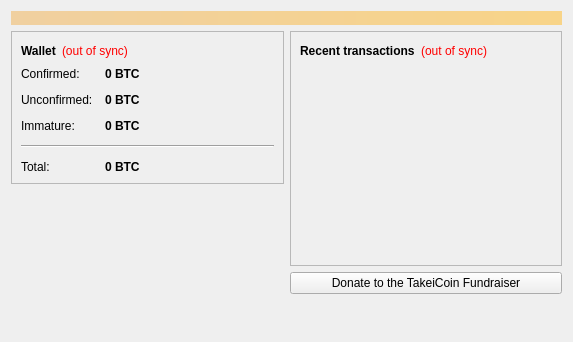
<?xml version="1.0" encoding="UTF-8"?>
<ui version="4.0">
 <class>OverviewPage</class>
 <widget class="QWidget" name="OverviewPage">
  <property name="geometry">
   <rect>
    <x>0</x>
    <y>0</y>
    <width>573</width>
    <height>342</height>
   </rect>
  </property>
  <property name="windowTitle">
   <string>Form</string>
  </property>
  <layout class="QVBoxLayout" name="topLayout">
   <item>
    <widget class="QLabel" name="labelAlerts">
     <property name="visible">
      <bool>false</bool>
     </property>
     <property name="styleSheet">
      <string notr="true">background-color: qlineargradient(x1: 0, y1: 0, x2: 1, y2: 0, stop:0 #F0D0A0, stop:1 #F8D488); color:#000000;</string>
     </property>
     <property name="wordWrap">
      <bool>true</bool>
     </property>
     <property name="margin">
      <number>3</number>
     </property>
    </widget>
   </item>
   <item>
    <layout class="QHBoxLayout" name="horizontalLayout" stretch="1,1">
     <item>
      <layout class="QVBoxLayout" name="verticalLayout_2">
       <item>
        <widget class="QFrame" name="frame">
         <property name="frameShape">
          <enum>QFrame::StyledPanel</enum>
         </property>
         <property name="frameShadow">
          <enum>QFrame::Raised</enum>
         </property>
         <layout class="QVBoxLayout" name="verticalLayout_4">
          <item>
           <layout class="QHBoxLayout" name="horizontalLayout_4">
            <item>
             <widget class="QLabel" name="label_5">
              <property name="font">
               <font>
                <weight>75</weight>
                <bold>true</bold>
               </font>
              </property>
              <property name="text">
               <string>Wallet</string>
              </property>
             </widget>
            </item>
            <item>
             <widget class="QLabel" name="labelWalletStatus">
              <property name="toolTip">
               <string>The displayed information may be out of date. Your wallet automatically synchronizes with the TakeiCoin network after a connection is established, but this process has not completed yet.</string>
              </property>
              <property name="styleSheet">
               <string notr="true">QLabel { color: red; }</string>
              </property>
              <property name="text">
               <string notr="true">(out of sync)</string>
              </property>
              <property name="alignment">
               <set>Qt::AlignLeading|Qt::AlignLeft|Qt::AlignVCenter</set>
              </property>
             </widget>
            </item>
            <item>
             <spacer name="horizontalSpacer_2">
              <property name="orientation">
               <enum>Qt::Horizontal</enum>
              </property>
              <property name="sizeHint" stdset="0">
               <size>
                <width>40</width>
                <height>20</height>
               </size>
              </property>
             </spacer>
            </item>
           </layout>
          </item>
          <item>
           <layout class="QFormLayout" name="formLayout_2">
            <property name="fieldGrowthPolicy">
             <enum>QFormLayout::AllNonFixedFieldsGrow</enum>
            </property>
            <property name="horizontalSpacing">
             <number>12</number>
            </property>
            <property name="verticalSpacing">
             <number>12</number>
            </property>
            <item row="0" column="0">
             <widget class="QLabel" name="label">
              <property name="text">
               <string>Confirmed:</string>
              </property>
             </widget>
            </item>
            <item row="0" column="1">
             <widget class="QLabel" name="labelBalance">
              <property name="font">
               <font>
                <weight>75</weight>
                <bold>true</bold>
               </font>
              </property>
              <property name="cursor">
               <cursorShape>IBeamCursor</cursorShape>
              </property>
              <property name="toolTip">
               <string>Your current spendable balance</string>
              </property>
              <property name="text">
               <string notr="true">0 BTC</string>
              </property>
              <property name="textInteractionFlags">
               <set>Qt::LinksAccessibleByMouse|Qt::TextSelectableByKeyboard|Qt::TextSelectableByMouse</set>
              </property>
             </widget>
            </item>
            <item row="1" column="0">
             <widget class="QLabel" name="label_3">
              <property name="text">
               <string>Unconfirmed:</string>
              </property>
             </widget>
            </item>
            <item row="1" column="1">
             <widget class="QLabel" name="labelUnconfirmed">
              <property name="font">
               <font>
                <weight>75</weight>
                <bold>true</bold>
               </font>
              </property>
              <property name="cursor">
               <cursorShape>IBeamCursor</cursorShape>
              </property>
              <property name="toolTip">
               <string>Total of transactions that have yet to be confirmed, and do not yet count toward the spendable balance</string>
              </property>
              <property name="text">
               <string notr="true">0 BTC</string>
              </property>
              <property name="textInteractionFlags">
               <set>Qt::LinksAccessibleByMouse|Qt::TextSelectableByKeyboard|Qt::TextSelectableByMouse</set>
              </property>
             </widget>
            </item>
            <item row="2" column="0">
             <widget class="QLabel" name="labelImmatureText">
              <property name="text">
               <string>Immature:</string>
              </property>
             </widget>
            </item>
            <item row="2" column="1">
             <widget class="QLabel" name="labelImmature">
              <property name="font">
               <font>
                <weight>75</weight>
                <bold>true</bold>
               </font>
              </property>
              <property name="toolTip">
               <string>Mined balance that has not yet matured</string>
              </property>
              <property name="text">
               <string notr="true">0 BTC</string>
              </property>
              <property name="textInteractionFlags">
               <set>Qt::LinksAccessibleByMouse|Qt::TextSelectableByKeyboard|Qt::TextSelectableByMouse</set>
              </property>
             </widget>
            </item>
            <item row="3" column="0" colspan="2">
             <widget class="Line" name="line">
              <property name="orientation">
               <enum>Qt::Horizontal</enum>
              </property>
             </widget>
            </item>
            <item row="4" column="0">
             <widget class="QLabel" name="labelTotalText">
              <property name="text">
               <string>Total:</string>
              </property>
             </widget>
            </item>
            <item row="4" column="1">
             <widget class="QLabel" name="labelTotal">
              <property name="font">
               <font>
                <weight>75</weight>
                <bold>true</bold>
               </font>
              </property>
              <property name="cursor">
               <cursorShape>IBeamCursor</cursorShape>
              </property>
              <property name="toolTip">
               <string>Your current total balance</string>
              </property>
              <property name="text">
               <string notr="true">0 BTC</string>
              </property>
              <property name="textInteractionFlags">
               <set>Qt::LinksAccessibleByMouse|Qt::TextSelectableByKeyboard|Qt::TextSelectableByMouse</set>
              </property>
             </widget>
            </item>
           </layout>
          </item>
         </layout>
        </widget>
       </item>
       <item>
        <spacer name="verticalSpacer">
         <property name="orientation">
          <enum>Qt::Vertical</enum>
         </property>
         <property name="sizeHint" stdset="0">
          <size>
           <width>20</width>
           <height>40</height>
          </size>
         </property>
        </spacer>
       </item>
       <item>
        <widget class="QLabel" name="label_2">
         <property name="text">
          <string/>
         </property>
         <property name="pixmap">
          <pixmap resource="../bitcoin.qrc">:/icons/bitcoin</pixmap>
         </property>
        </widget>
       </item>
      </layout>
     </item>
     <item>
      <layout class="QVBoxLayout" name="verticalLayout_3">
       <item>
        <widget class="QFrame" name="frame_2">
         <property name="frameShape">
          <enum>QFrame::StyledPanel</enum>
         </property>
         <property name="frameShadow">
          <enum>QFrame::Raised</enum>
         </property>
         <layout class="QVBoxLayout" name="verticalLayout">
          <item>
           <layout class="QHBoxLayout" name="horizontalLayout_2">
            <item>
             <widget class="QLabel" name="label_4">
              <property name="text">
               <string>&lt;b&gt;Recent transactions&lt;/b&gt;</string>
              </property>
             </widget>
            </item>
            <item>
             <widget class="QLabel" name="labelTransactionsStatus">
              <property name="toolTip">
               <string>The displayed information may be out of date. Your wallet automatically synchronizes with the TakeiCoin network after a connection is established, but this process has not completed yet.</string>
              </property>
              <property name="styleSheet">
               <string notr="true">QLabel { color: red; }</string>
              </property>
              <property name="text">
               <string notr="true">(out of sync)</string>
              </property>
              <property name="alignment">
               <set>Qt::AlignRight|Qt::AlignTrailing|Qt::AlignVCenter</set>
              </property>
             </widget>
            </item>
            <item>
             <spacer name="horizontalSpacer">
              <property name="orientation">
               <enum>Qt::Horizontal</enum>
              </property>
              <property name="sizeHint" stdset="0">
               <size>
                <width>40</width>
                <height>20</height>
               </size>
              </property>
             </spacer>
            </item>
           </layout>
          </item>
          <item>
           <widget class="QListView" name="listTransactions">
            <property name="styleSheet">
             <string notr="true">QListView { background: transparent; }</string>
            </property>
            <property name="frameShape">
             <enum>QFrame::NoFrame</enum>
            </property>
            <property name="verticalScrollBarPolicy">
             <enum>Qt::ScrollBarAlwaysOff</enum>
            </property>
            <property name="horizontalScrollBarPolicy">
             <enum>Qt::ScrollBarAlwaysOff</enum>
            </property>
            <property name="selectionMode">
             <enum>QAbstractItemView::NoSelection</enum>
            </property>
           </widget>
          </item>
         </layout>
        </widget>
       </item>
       <item>
        <widget class="QPushButton" name="pushButton">
         <property name="text">
          <string>Donate to the TakeiCoin Fundraiser</string>
         </property>
        </widget>
       </item>
       <item>
        <spacer name="verticalSpacer_2">
         <property name="orientation">
          <enum>Qt::Vertical</enum>
         </property>
         <property name="sizeHint" stdset="0">
          <size>
           <width>20</width>
           <height>40</height>
          </size>
         </property>
        </spacer>
       </item>
      </layout>
     </item>
    </layout>
   </item>
  </layout>
 </widget>
 <resources>
  <include location="../bitcoin.qrc"/>
 </resources>
 <connections/>
</ui>
